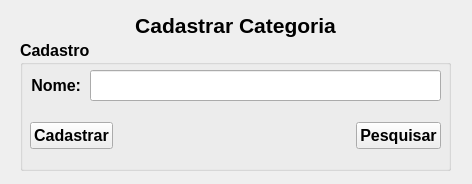
<?xml version="1.0" encoding="UTF-8"?>
<ui version="4.0">
 <class>cad_categoria</class>
 <widget class="QWidget" name="cad_categoria">
  <property name="geometry">
   <rect>
    <x>0</x>
    <y>0</y>
    <width>472</width>
    <height>184</height>
   </rect>
  </property>
  <property name="minimumSize">
   <size>
    <width>472</width>
    <height>184</height>
   </size>
  </property>
  <property name="maximumSize">
   <size>
    <width>472</width>
    <height>184</height>
   </size>
  </property>
  <property name="windowTitle">
   <string>Cadastrar Categoria</string>
  </property>
  <widget class="QLabel" name="label">
   <property name="geometry">
    <rect>
     <x>10</x>
     <y>10</y>
     <width>451</width>
     <height>31</height>
    </rect>
   </property>
   <property name="font">
    <font>
     <family>Segoe UI</family>
     <pointsize>16</pointsize>
     <weight>75</weight>
     <bold>true</bold>
    </font>
   </property>
   <property name="text">
    <string>&lt;html&gt;&lt;head/&gt;&lt;body&gt;&lt;p align=&quot;center&quot;&gt;Cadastrar Categoria&lt;/p&gt;&lt;/body&gt;&lt;/html&gt;</string>
   </property>
  </widget>
  <widget class="QGroupBox" name="groupBox">
   <property name="geometry">
    <rect>
     <x>20</x>
     <y>40</y>
     <width>431</width>
     <height>131</height>
    </rect>
   </property>
   <property name="font">
    <font>
     <family>Segoe UI</family>
     <pointsize>12</pointsize>
     <weight>75</weight>
     <bold>true</bold>
    </font>
   </property>
   <property name="title">
    <string>Cadastro</string>
   </property>
   <widget class="QLabel" name="lb_nome">
    <property name="geometry">
     <rect>
      <x>10</x>
      <y>30</y>
      <width>51</width>
      <height>31</height>
     </rect>
    </property>
    <property name="font">
     <font>
      <family>Segoe UI</family>
      <pointsize>12</pointsize>
      <weight>75</weight>
      <bold>true</bold>
     </font>
    </property>
    <property name="text">
     <string>&lt;html&gt;&lt;head/&gt;&lt;body&gt;&lt;p align=&quot;right&quot;&gt;Nome:&lt;/p&gt;&lt;/body&gt;&lt;/html&gt;</string>
    </property>
   </widget>
   <widget class="QLineEdit" name="txt_nome">
    <property name="geometry">
     <rect>
      <x>70</x>
      <y>30</y>
      <width>351</width>
      <height>31</height>
     </rect>
    </property>
   </widget>
   <widget class="QWidget" name="horizontalLayoutWidget">
    <property name="geometry">
     <rect>
      <x>10</x>
      <y>70</y>
      <width>411</width>
      <height>51</height>
     </rect>
    </property>
    <layout class="QHBoxLayout" name="horizontalLayout">
     <item>
      <widget class="QPushButton" name="bt_cad">
       <property name="text">
        <string>Cadastrar</string>
       </property>
      </widget>
     </item>
     <item>
      <spacer name="horizontalSpacer">
       <property name="orientation">
        <enum>Qt::Horizontal</enum>
       </property>
       <property name="sizeHint" stdset="0">
        <size>
         <width>40</width>
         <height>20</height>
        </size>
       </property>
      </spacer>
     </item>
     <item>
      <widget class="QPushButton" name="bt_pesq">
       <property name="text">
        <string>Pesquisar</string>
       </property>
      </widget>
     </item>
    </layout>
   </widget>
  </widget>
 </widget>
 <tabstops>
  <tabstop>txt_nome</tabstop>
  <tabstop>bt_cad</tabstop>
  <tabstop>bt_pesq</tabstop>
 </tabstops>
 <resources/>
 <connections/>
</ui>
